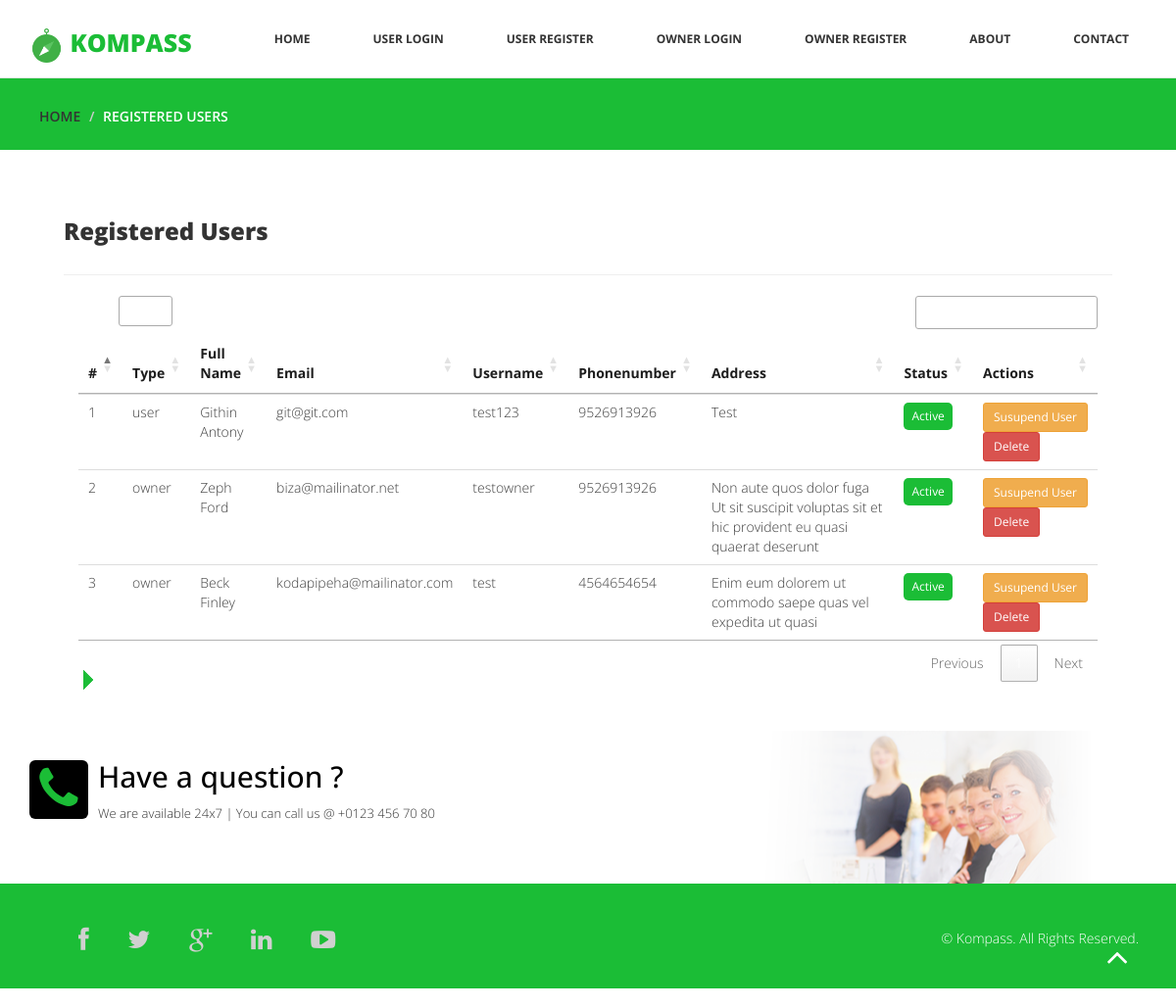
The app's page /admin-users with its own data.
### frontend/models.py (models this page shows, shortened)
class User(models.Model):
    id = models.AutoField(primary_key=True, null=False)
    name = models.CharField(max_length=100,default='', null=False)
    email = models.CharField(max_length=255,default='', null=False)
    username = models.CharField(max_length=100,default='', null=False)
    password = models.CharField(max_length=500,default='', null=False)
    phone = models.CharField(max_length=15,default='', null=False)
    address = models.TextField(default='',null=False)
    place = models.CharField(max_length=255,default='', null=True)
    status_choices = [
        ('active', 'Active'),
        ('suspend', 'Suspend'),
    ]
    status = models.CharField(max_length=7, choices=status_choices, default="Active")
    usertype_choices = [
        ('admin', 'Admin'),
        ('user', 'User'),
        ('owner','Owner'),
    ]
    usertype = models.CharField(max_length=7, choices=usertype_choices, default="user")

### frontend/views.py (the view)
# urls.py: path('admin-users', views.admin_users, name='admin-users'),
def admin_users(request):
    user_details = User.objects.exclude(usertype='admin').all()
    context = {'user_details': user_details }
    return render(request, 'admin-users.html', context )

### frontend/templates/admin-users.html (shortened to what this page needs)
{% load static %}
{% include "includes/header.html" %}
<div id="breadcrumb">
    <div class="container">
        <div class="breadcrumb">
            <li><a href="index.php">Home</a></li>
            <li>Registered Users</li>
        </div>
    </div>
</div>
<div class="aboutus">
    <div class="container-fluid">
        <h3>Registered Users</h3>
        <hr>
        <div class="col-xs-12 align-center">
        </div>
        {% if user_details %}
        <div class="col-sm-12">
            <table class="table table-datatable">
                <thead>
                <tr>
                    <th scope="col">#</th>
                    <th scope="col">Type</th>
                    <th scope="col">Full Name</th>
                    <th scope="col">Email</th>
                    <th scope="col">Username</th>
                    <th scope="col">Phonenumber</th>
                    <th scope="col">Address</th>
                    <th scope="col">Status</th>
                    <th scope="col">Actions</th>
                </tr>
                </thead>
                <tbody>
                {% for i in user_details %}
                <tr>
                    <td>{{ forloop.counter }}</td>
                    <td>{{ i.usertype }}</td>
                    <td>{{ i.name }}</td>
                    <td>{{ i.email }}</td>
                    <td>{{ i.username }}</td>
                    <td>{{ i.phone }}</td>
                    <td width="200">{{ i.address }}</td>
                    <td>
                        {% if i.status == 'active' %}
                        <span class="badge badge-pill badge-success">Active</span>
                        {% else %}
                        <span class="badge badge-pill badge-warning">Suspend</span>
                        {% endif %}
                    </td>
                    <td>
                        {% if i.status == 'active' %}
                        <a href="/admin-users/status/{{ i.id }}/suspend"
                           class="btn btn-warning btn-sm">Susupend User</a>
                        {% else %}
                        <a href="/admin-users/status/{{ i.id }}/active"
                           class="btn btn-success btn-sm">Activate User</a>
                        {% endif %}
                        <a href="admin-users/delete/{{ i.id }}"
                           class="btn btn-danger btn-sm">Delete</a>
                    </td>
                </tr>
                {% endfor %}
                </tbody>
            </table>
        </div>
        {% else %}
        <div class="col-sm-12">
            <p>No users Added</p>
        </div>
        {% endif %}
    </div>
</div>
{% include "includes/footer.html" %}

### frontend/static/css/style.css (style rules this page uses)
body { font-family:'Open Sans', Arial, sans-serif; font-size:14px; font-weight:300; line-height:1.6em; color:#fff; background-color:#fff; overflow-x:hidden; }
hi,h2,h3,h4,h5,h6 { color:#333; line-height:1.1em; }
a { text-decoration:none; transition: all 0.1s ease-in-out; -moz-transition: all 0.1s ease-in-out; -webkit-transition: all 0.1s ease-in-out; -o-transition: all 0.1s ease-in-out; outline: none; color:#333; }
#breadcrumb { background-color: #1BBD36; margin-top: -20px; }
.breadcrumb { list-style: none; background-color: #1BBD36; border-radius: 0px; padding:3px 10px; }
.breadcrumb li { text-transform:uppercase; margin-top:125px; font-weight:600; }
.aboutus { padding:50px; }
.aboutus h3 { margin-bottom:30px; font-weight:800; }
.badge:before { border-color: transparent transparent transparent #1BBD36; border-style: solid; border-width: 10px; bottom: -8px; content: ""; height: 0; left: 5px; position: absolute; z-index: -99999; }
.badge { background-color: #1BBD36; border-radius: 5px; color: #fff; padding: 8px; left: 60px; top: -18px; font-weight: normal; }
.align-center { text-align: center !important; }

### frontend/templates/admin-users.html (style rules this page uses)
table th { color:#1D1D1D }
table td { color:#3E3E3E }

### records on screen
User: usertype "user", name "Githin Antony", email "git@git.com", username "test123", phone "9526913926", address "Test", status "Active"
User: usertype "owner", name "Zeph Ford", email "biza@mailinator.net", username "testowner", phone "9526913926", address "Non aute quos dolor fuga Ut sit suscipit voluptas sit et hic provident eu quasi quaerat deserunt", status "Active"
User: usertype "owner", name "Beck Finley", email "kodapipeha@mailinator.com", username "test", phone "4564654654", address "Enim eum dolorem ut commodo saepe quas vel expedita ut quasi", status "Active"
